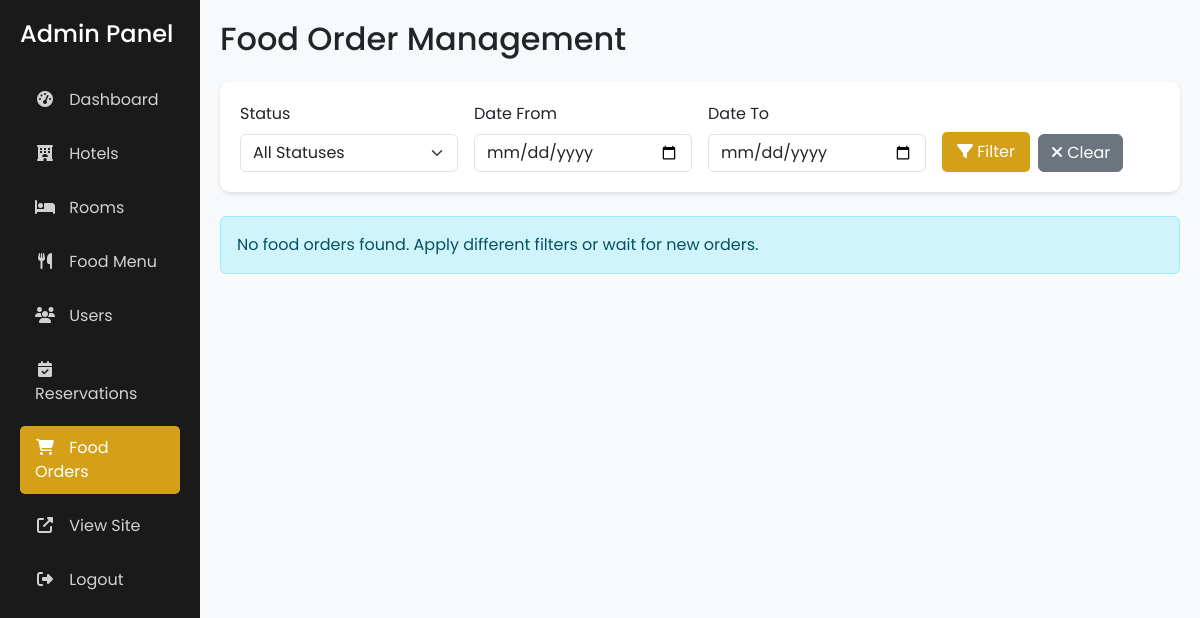
Page /admin/food_orders.php (signed in) on the earlier database version.
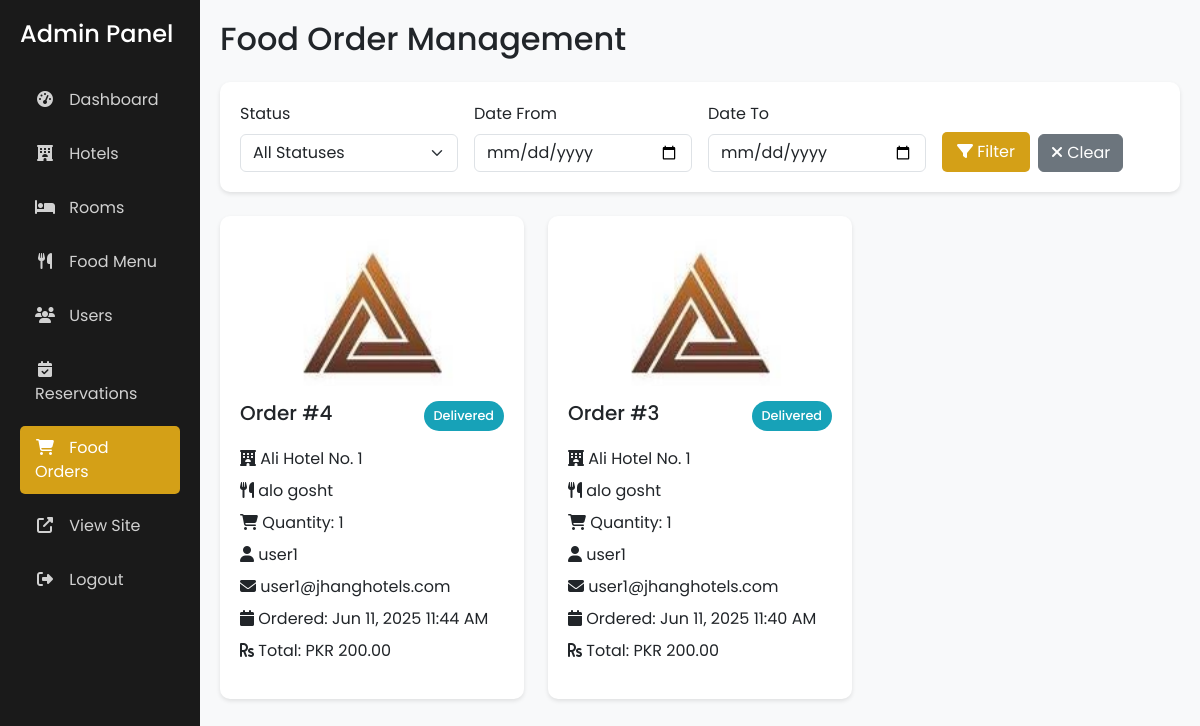
Same page on the later database version.
### tables this page shows
CREATE TABLE `food_orders` (
  `id` int(11) NOT NULL,
  `user_id` int(11) NOT NULL,
  `hotel_id` int(11) NOT NULL,
  `menu_item_id` int(11) NOT NULL,
  `quantity` int(11) NOT NULL,
  `total_price` decimal(10,2) NOT NULL,
  `order_status` enum('pending','confirmed','cancelled','delivered') DEFAULT 'pending',
  `created_at` timestamp NOT NULL DEFAULT current_timestamp()
);

CREATE TABLE `hotel_menu` (
  `id` int(11) NOT NULL,
  `hotel_id` int(11) NOT NULL,
  `item_name` varchar(100) NOT NULL,
  `price` decimal(10,2) NOT NULL,
  `is_available` tinyint(1) DEFAULT 1,
  `image_url` varchar(255) DEFAULT NULL
);

CREATE TABLE `hotels` (
  `id` int(11) NOT NULL,
  `name` varchar(100) NOT NULL,
  `description` text DEFAULT NULL,
  `address` text NOT NULL,
  `city` varchar(50) NOT NULL,
  `phone` varchar(20) DEFAULT NULL,
  `email` varchar(100) DEFAULT NULL,
  `website` varchar(100) DEFAULT NULL,
  `image_url` varchar(255) DEFAULT NULL,
  `created_at` timestamp NOT NULL DEFAULT current_timestamp(),
  `updated_at` timestamp NOT NULL DEFAULT current_timestamp() ON UPDATE current_timestamp(),
  `vendor_id` int(11) NOT NULL
);

CREATE TABLE `users` (
  `id` int(11) NOT NULL,
  `username` varchar(50) NOT NULL,
  `email` varchar(100) NOT NULL,
  `password` varchar(255) NOT NULL,
  `role` enum('admin','user') DEFAULT 'user',
  `created_at` timestamp NOT NULL DEFAULT current_timestamp(),
  `first_name` varchar(50) NOT NULL,
  `last_name` varchar(50) NOT NULL,
  `phone` varchar(20) DEFAULT NULL,
  `address` text DEFAULT NULL,
  `vendor_id` int(11) NOT NULL DEFAULT 0
);

### admin/food_orders.php (the view, shortened to what the changed rows need)
<?php
require_once '../config/database.php';
$user_id = (int)$_SESSION['user_id'];
$filter_user_id = isset($_GET['user_id']) ? (int)$_GET['user_id'] : null;
$sql = "SELECT fo.*, h.name AS hotel_name, hm.item_name AS menu_item_name, hm.image_url, u.username, u.email
        FROM food_orders fo
        JOIN hotels h ON fo.hotel_id = h.id
        JOIN hotel_menu hm ON fo.menu_item_id = hm.id
        JOIN users u ON fo.user_id = u.id
        WHERE h.vendor_id = ?";
$params = [$user_id];
$types = "i";
if ($filter_user_id !== null) {
    $sql .= " AND fo.user_id = ?";
    $params[] = $filter_user_id;
    $types .= "i";
    $user_sql = "SELECT username FROM users WHERE id = ? LIMIT 1";
    $user_stmt = mysqli_prepare($conn, $user_sql);
    if ($user_stmt) {
        mysqli_stmt_bind_param($user_stmt, "i", $filter_user_id);
        mysqli_stmt_execute($user_stmt);
        $user_result = mysqli_stmt_get_result($user_stmt);
        $user_row = mysqli_fetch_assoc($user_result);
        $username_filter = $user_row ? " for " . htmlspecialchars($user_row['username']) : '';
        mysqli_stmt_close($user_stmt);
    } else {
        $error = "Error fetching user: " . mysqli_error($conn);
        $username_filter = '';
    }
} else {
    $username_filter = '';
}
$sql .= " ORDER BY fo.order_status = 'pending' DESC, fo.created_at DESC";
$stmt = mysqli_prepare($conn, $sql);
if ($stmt) {
    if (!empty($params)) {
        mysqli_stmt_bind_param($stmt, $types, ...$params);
    }
    mysqli_stmt_execute($stmt);
    $food_orders = mysqli_stmt_get_result($stmt);
} else {
    $error = "Error preparing query: " . mysqli_error($conn);
}
?>
<!DOCTYPE html>
<html lang="en">
<head>
    <link href="https://cdn.jsdelivr.net/npm/bootstrap@5.3.0/dist/css/bootstrap.min.css" rel="stylesheet">
    <link rel="stylesheet" href="https://cdnjs.cloudflare.com/ajax/libs/font-awesome/6.4.2/css/all.min.css">
</head>
<body>
    <div class="container-fluid">
        <div class="row">
            <div class="col-md-9 col-lg-10 main-content">
                <h2 class="mb-4">Food Order Management<?php echo $username_filter; ?></h2>
                <div class="row">
                    <?php if ($food_orders && mysqli_num_rows($food_orders) > 0): ?>
                        <?php while($order = mysqli_fetch_assoc($food_orders)): ?>
                            <div class="col-md-6 col-lg-4">
                                <div class="order-card">
                                    <?php if (!empty($order['image_url'])): ?>
                                        <img src="../<?php echo htmlspecialchars($order['image_url']); ?>" alt="Food Image">
                                    <?php endif; ?>
                                    <div class="d-flex justify-content-between align-items-start mb-3">
                                        <h5 class="mb-0">Order #<?php echo $order['id']; ?></h5>
                                        <span class="status-badge status-<?php echo strtolower($order['order_status']); ?>">
                                            <?php echo ucfirst($order['order_status']); ?>
                                        </span>
                                    </div>
                                    <p class="mb-2">
                                        <i class="fas fa-hotel"></i>
                                        <?php echo htmlspecialchars($order['hotel_name']); ?>
                                    </p>
                                    <p class="mb-2">
                                        <i class="fas fa-utensils"></i>
                                        <?php echo htmlspecialchars($order['menu_item_name']); ?>
                                    </p>
                                    <p class="mb-2">
                                        <i class="fas fa-shopping-cart"></i>
                                        Quantity: <?php echo $order['quantity']; ?>
                                    </p>
                                    <p class="mb-2">
                                        <i class="fas fa-user"></i>
                                        <?php echo htmlspecialchars($order['username']); ?>
                                    </p>
                                    <p class="mb-2">
                                        <i class="fas fa-envelope"></i>
                                        <?php echo htmlspecialchars($order['email']); ?>
                                    </p>
                                    <p class="mb-2">
                                        <i class="fas fa-calendar"></i>
                                        Ordered: <?php echo date('M d, Y h:i A', strtotime($order['created_at'])); ?>
                                    </p>
                                    <p class="mb-3">
                                        <i class="fas fa-rupee-sign"></i>
                                        Total: PKR <?php echo number_format($order['total_price'], 2); ?>
                                    </p>
                                </div>
                            </div>
                        <?php endwhile; ?>
                    <?php else: ?>
                        <div class="col-12">
                            <div class="alert alert-info">
                                No food orders found. Apply different filters or wait for new orders.
                            </div>
                        </div>
                    <?php endif; ?>
                </div>
            </div>
        </div>
    </div>
</body>
</html>

Differences in the rows shown:
added food_orders: menu_item.image_url (picture), id "4", order_status "Delivered", hotel.name "Ali Hotel No. 1", menu_item.item_name "alo gosht", quantity "1", user.username "user1", user.email "user1@jhanghotels.com", created_at "Jun 11, 2025 11:44 AM", total_price "200.00"
added food_orders: menu_item.image_url (picture), id "3", order_status "Delivered", hotel.name "Ali Hotel No. 1", menu_item.item_name "alo gosht", quantity "1", user.username "user1", user.email "user1@jhanghotels.com", created_at "Jun 11, 2025 11:40 AM", total_price "200.00"
Other differences:
text no longer shown: "No food orders found. Apply different filters or wait for new orders."
